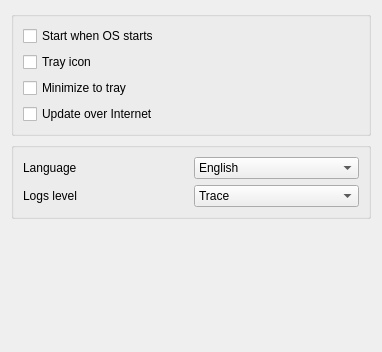
<?xml version="1.0" encoding="UTF-8"?>
<ui version="4.0">
 <class>SystemSettingsForm</class>
 <widget class="QWidget" name="SystemSettingsForm">
  <property name="geometry">
   <rect>
    <x>0</x>
    <y>0</y>
    <width>382</width>
    <height>352</height>
   </rect>
  </property>
  <property name="windowTitle">
   <string>Form</string>
  </property>
  <layout class="QVBoxLayout" name="verticalLayout_2">
   <item>
    <layout class="QVBoxLayout" name="verticalLayout">
     <item>
      <widget class="QGroupBox" name="groupBox">
       <property name="title">
        <string/>
       </property>
       <layout class="QVBoxLayout" name="verticalLayout_4">
        <item>
         <layout class="QVBoxLayout" name="verticalLayout_3">
          <item>
           <widget class="QCheckBox" name="start_at_startup">
            <property name="text">
             <string>Start when OS starts</string>
            </property>
           </widget>
          </item>
          <item>
           <widget class="QCheckBox" name="tray_icon">
            <property name="text">
             <string>Tray icon</string>
            </property>
           </widget>
          </item>
          <item>
           <widget class="QCheckBox" name="minimize_to_tray">
            <property name="text">
             <string>Minimize to tray</string>
            </property>
           </widget>
          </item>
          <item>
           <widget class="QCheckBox" name="update_over_internet">
            <property name="text">
             <string>Update over Internet</string>
            </property>
           </widget>
          </item>
         </layout>
        </item>
       </layout>
      </widget>
     </item>
     <item>
      <widget class="QGroupBox" name="groupBox_2">
       <layout class="QVBoxLayout" name="verticalLayout_5">
        <item>
         <layout class="QGridLayout" name="gridLayout_2">
          <item row="0" column="1">
           <widget class="QComboBox" name="language">
            <item>
             <property name="text">
              <string>English</string>
             </property>
            </item>
            <item>
             <property name="text">
              <string>Русский</string>
             </property>
            </item>
           </widget>
          </item>
          <item row="0" column="0">
           <widget class="QLabel" name="label">
            <property name="text">
             <string>Language</string>
            </property>
           </widget>
          </item>
          <item row="1" column="0">
           <widget class="QLabel" name="label_2">
            <property name="text">
             <string>Logs level</string>
            </property>
           </widget>
          </item>
          <item row="1" column="1">
           <widget class="QComboBox" name="log_level">
            <property name="currentText">
             <string>Trace</string>
            </property>
            <item>
             <property name="text">
              <string>Trace</string>
             </property>
            </item>
            <item>
             <property name="text">
              <string>Debug</string>
             </property>
            </item>
            <item>
             <property name="text">
              <string>Info</string>
             </property>
            </item>
            <item>
             <property name="text">
              <string>Warning</string>
             </property>
            </item>
            <item>
             <property name="text">
              <string>Error</string>
             </property>
            </item>
            <item>
             <property name="text">
              <string>Critical</string>
             </property>
            </item>
            <item>
             <property name="text">
              <string>Off</string>
             </property>
            </item>
           </widget>
          </item>
         </layout>
        </item>
       </layout>
      </widget>
     </item>
     <item>
      <spacer name="verticalSpacer">
       <property name="orientation">
        <enum>Qt::Vertical</enum>
       </property>
       <property name="sizeHint" stdset="0">
        <size>
         <width>20</width>
         <height>40</height>
        </size>
       </property>
      </spacer>
     </item>
    </layout>
   </item>
  </layout>
 </widget>
 <resources/>
 <connections/>
</ui>
